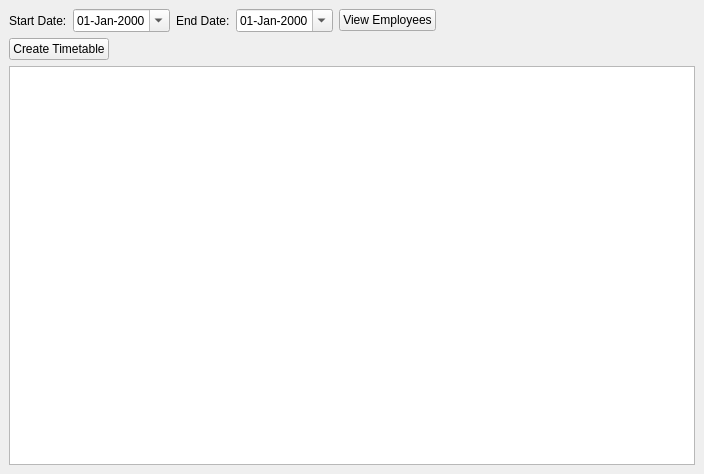
<?xml version="1.0" encoding="UTF-8"?>
<ui version="4.0">
 <class>Timetable</class>
 <widget class="QMainWindow" name="Timetable">
  <property name="geometry">
   <rect>
    <x>0</x>
    <y>0</y>
    <width>704</width>
    <height>474</height>
   </rect>
  </property>
  <property name="windowTitle">
   <string>Timetable</string>
  </property>
  <property name="windowIcon">
   <iconset resource="res.qrc">
    <normaloff>:/images/1522_stop_watch_48x48.png</normaloff>:/images/1522_stop_watch_48x48.png</iconset>
  </property>
  <widget class="QWidget" name="centralwidget">
   <layout class="QVBoxLayout" name="verticalLayout">
    <item>
     <layout class="QHBoxLayout" name="horizontalLayout">
      <item>
       <widget class="QLabel" name="label_2">
        <property name="text">
         <string>Start Date:</string>
        </property>
       </widget>
      </item>
      <item>
       <widget class="QDateEdit" name="StartDate">
        <property name="displayFormat">
         <string>dd-MMM-yyyy</string>
        </property>
        <property name="calendarPopup">
         <bool>true</bool>
        </property>
       </widget>
      </item>
      <item>
       <widget class="QLabel" name="label_3">
        <property name="text">
         <string>End Date:</string>
        </property>
       </widget>
      </item>
      <item>
       <widget class="QDateEdit" name="EndDate">
        <property name="displayFormat">
         <string>dd-MMM-yyyy</string>
        </property>
        <property name="calendarPopup">
         <bool>true</bool>
        </property>
       </widget>
      </item>
      <item>
       <widget class="QPushButton" name="ViewEmployees">
        <property name="text">
         <string>View Employees</string>
        </property>
       </widget>
      </item>
      <item>
       <spacer name="horizontalSpacer_2">
        <property name="orientation">
         <enum>Qt::Horizontal</enum>
        </property>
        <property name="sizeHint" stdset="0">
         <size>
          <width>40</width>
          <height>20</height>
         </size>
        </property>
       </spacer>
      </item>
     </layout>
    </item>
    <item>
     <layout class="QHBoxLayout" name="horizontalLayout_2">
      <item>
       <widget class="QPushButton" name="CreateTimetable">
        <property name="text">
         <string>Create Timetable</string>
        </property>
       </widget>
      </item>
      <item>
       <spacer name="horizontalSpacer">
        <property name="orientation">
         <enum>Qt::Horizontal</enum>
        </property>
        <property name="sizeHint" stdset="0">
         <size>
          <width>40</width>
          <height>20</height>
         </size>
        </property>
       </spacer>
      </item>
     </layout>
    </item>
    <item>
     <widget class="CustomQueryView" name="treeView"/>
    </item>
   </layout>
  </widget>
 </widget>
 <customwidgets>
  <customwidget>
   <class>CustomQueryView</class>
   <extends>QTreeView</extends>
   <header>customqueryview.h</header>
  </customwidget>
 </customwidgets>
 <resources>
  <include location="res.qrc"/>
 </resources>
 <connections/>
</ui>
